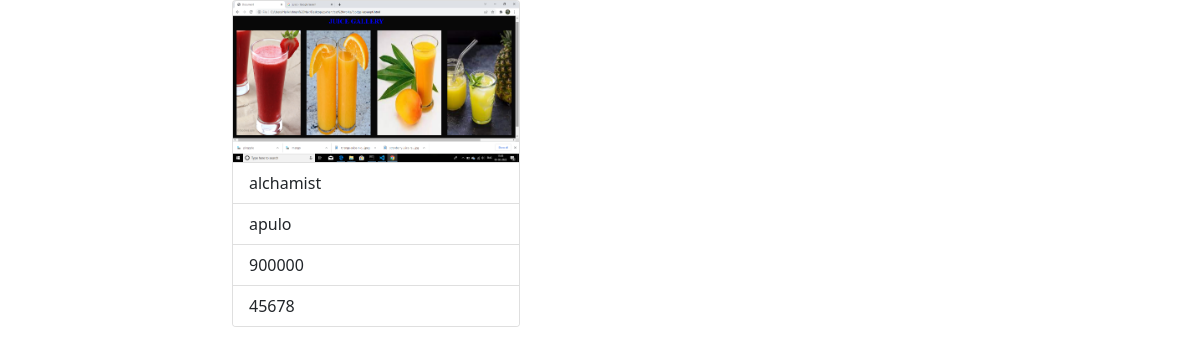
The app's page /books/4 with its own data.
### bookadd/models.py (models this page shows, shortened)
class Books(models.Model):
    book_name=models.CharField(max_length=120,unique=True)
    author=models.CharField(max_length=120)
    amount=models.PositiveBigIntegerField()
    copies=models.PositiveBigIntegerField()
    image=models.ImageField(upload_to="images",null=True)

### bookadd/views.py (the view)
# urls.py: path("books/<int:id>",views.BookDetailView.as_view(),name="bookdetails"),
class BookDetailView(DetailView):
    model = Books
    template_name = "book_details.html"
    context_object_name = "book"
    pk_url_kwarg = "id"

### bookadd/templates/book_details.html (shortened to what this page needs)
<!DOCTYPE html>
<html lang="en">
<head>
    <link href="https://cdn.jsdelivr.net/npm/bootstrap@5.1.3/dist/css/bootstrap.min.css" rel="stylesheet"
>
</head>
<body>
<div class="container">
    <div class="row">
        <div class="col-2"></div>
        <div class="col-8">
            <div class="card" style="width: 18rem;">
                {%if book.image%}
                <img src="{{book.image.url}}" class="card-img-top" alt="...">
                {%endif%}
                <ul class="list-group list-group-flush">
                    <li class="list-group-item">{{book.book_name}}</li>
                    <li class="list-group-item">{{book.author}}</li>
                    <li class="list-group-item">{{book.amount}}</li>
                    <li class="list-group-item">{{book.copies}}</li>
                </ul>
            </div>
        </div>
    </div>
</div>
</body>
</html>

### records on screen
Books: image (picture), book_name "alchamist", author "apulo", amount "900000", copies "45678"
